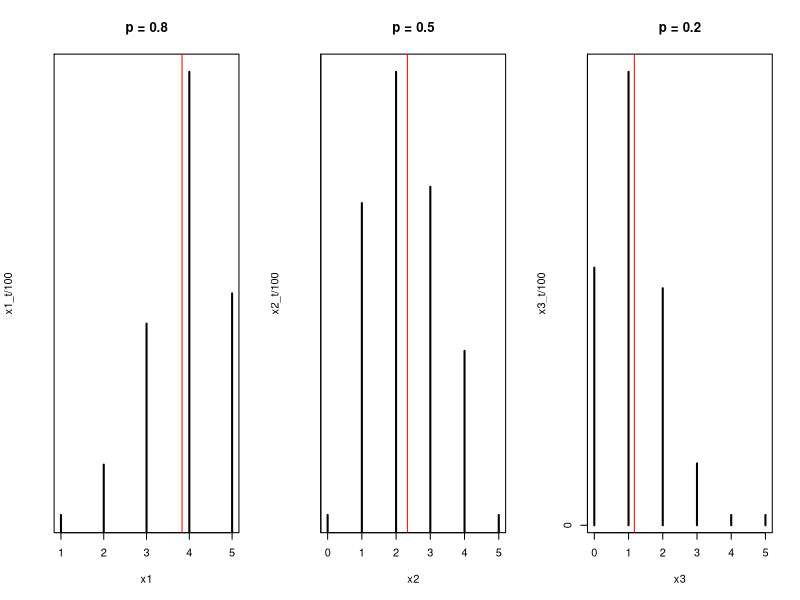

Source code (R):
#Consider 3 binomial distributions with n = 5 and p = 0.8,0.5 and 0.2
# Draw a random sample of size 100 from each of three distribution and plot the graph
par(mfrow = c(1,3))
n = 5
p_1 = .8
p_2 = .5
p_3 = .2

# Drawing Emirical graph for p = .8
x_1 = rbinom(100,n,p_1)
x1_t = table(x_1)
x1 = sort(unique(x_1))
plot(x1,x1_t/100, "h", main = "p = 0.8" , lwd = 2)
abline(v = mean(x_1), col = "red")

# Drawing Emirical graph for p = .5
x_2 = rbinom(100,n,p_2)
x2_t = table(x_2)
x2 = sort(unique(x_2))
plot(x2,x2_t/100, "h", main = "p = 0.5" , lwd = 2)
abline(v = mean(x_2), col = "red")

# Drawing Emirical graph for p = .2
x_3 = rbinom(100,n,p_3)
x3_t = table(x_3)
x3 = sort(unique(x_3))
plot(x3,x3_t/100, "h", main = "p = 0.2" , lwd = 2)
abline(v = mean(x_3), col = "red")

x_1;x_2;x_3
